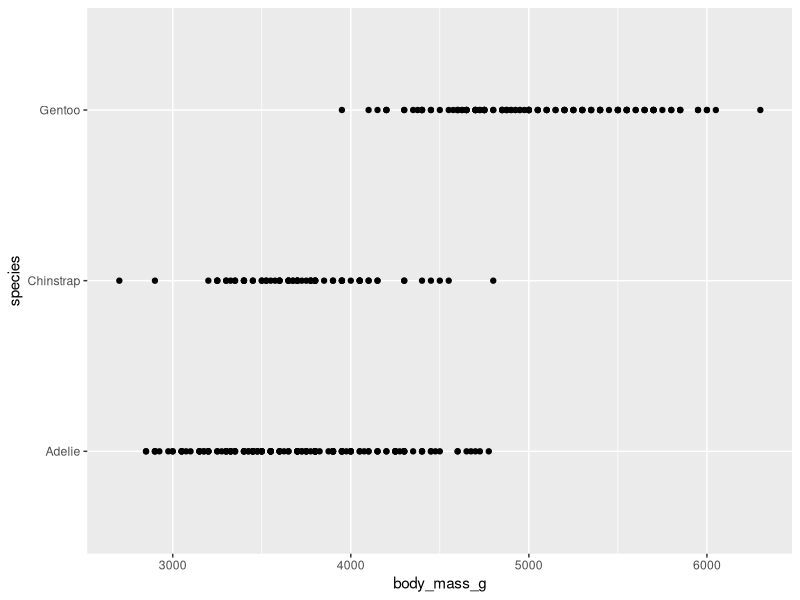

Write the R code that produced this figure.
## ---- chunk 1
library(tidyverse)
library(palmerpenguins)
ggplot(data = penguins) +
  geom_point(mapping = aes(x = body_mass_g, y = species))
